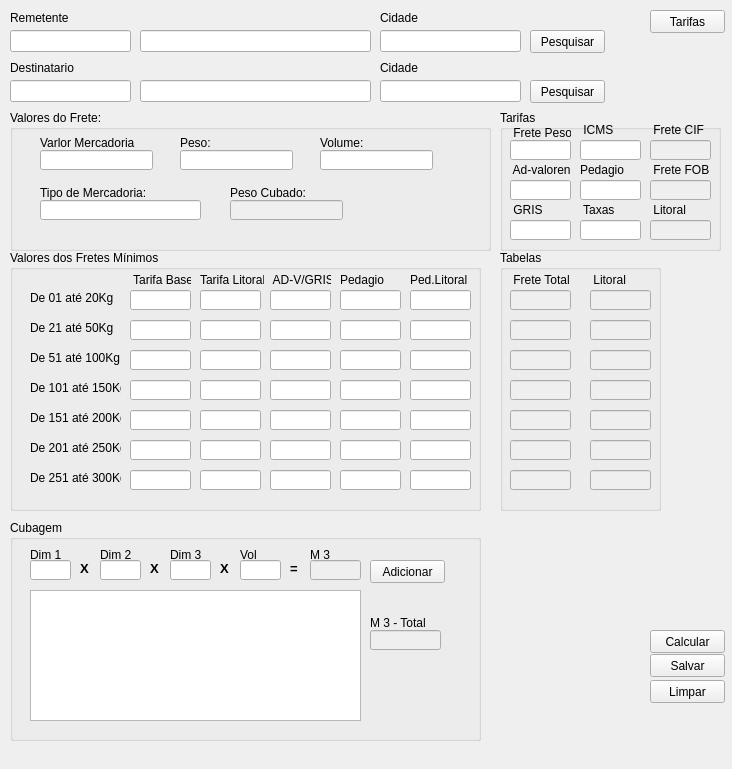
<?xml version="1.0" encoding="UTF-8"?>
<ui version="4.0">
 <class>MainWindow</class>
 <widget class="QMainWindow" name="MainWindow">
  <property name="geometry">
   <rect>
    <x>0</x>
    <y>0</y>
    <width>732</width>
    <height>769</height>
   </rect>
  </property>
  <property name="windowTitle">
   <string>MainWindow</string>
  </property>
  <widget class="QWidget" name="centralwidget">
   <widget class="QGroupBox" name="gBox_valores">
    <property name="geometry">
     <rect>
      <x>10</x>
      <y>110</y>
      <width>481</width>
      <height>141</height>
     </rect>
    </property>
    <property name="title">
     <string>Valores do Frete:</string>
    </property>
    <widget class="QLineEdit" name="edt_valor_merc">
     <property name="geometry">
      <rect>
       <x>30</x>
       <y>40</y>
       <width>113</width>
       <height>20</height>
      </rect>
     </property>
    </widget>
    <widget class="QLineEdit" name="edt_peso">
     <property name="geometry">
      <rect>
       <x>170</x>
       <y>40</y>
       <width>113</width>
       <height>20</height>
      </rect>
     </property>
    </widget>
    <widget class="QLineEdit" name="edt_volume">
     <property name="geometry">
      <rect>
       <x>310</x>
       <y>40</y>
       <width>113</width>
       <height>20</height>
      </rect>
     </property>
    </widget>
    <widget class="QLineEdit" name="edit_tipo_merc">
     <property name="geometry">
      <rect>
       <x>30</x>
       <y>90</y>
       <width>161</width>
       <height>20</height>
      </rect>
     </property>
    </widget>
    <widget class="QLineEdit" name="edit_peso_cubo">
     <property name="enabled">
      <bool>false</bool>
     </property>
     <property name="geometry">
      <rect>
       <x>220</x>
       <y>90</y>
       <width>113</width>
       <height>20</height>
      </rect>
     </property>
    </widget>
    <widget class="QLabel" name="label_21">
     <property name="geometry">
      <rect>
       <x>30</x>
       <y>25</y>
       <width>111</width>
       <height>16</height>
      </rect>
     </property>
     <property name="text">
      <string>Varlor Mercadoria</string>
     </property>
    </widget>
    <widget class="QLabel" name="label_22">
     <property name="geometry">
      <rect>
       <x>170</x>
       <y>25</y>
       <width>111</width>
       <height>16</height>
      </rect>
     </property>
     <property name="text">
      <string>Peso:</string>
     </property>
    </widget>
    <widget class="QLabel" name="label_23">
     <property name="geometry">
      <rect>
       <x>310</x>
       <y>25</y>
       <width>111</width>
       <height>16</height>
      </rect>
     </property>
     <property name="text">
      <string>Volume:</string>
     </property>
    </widget>
    <widget class="QLabel" name="label_24">
     <property name="geometry">
      <rect>
       <x>30</x>
       <y>75</y>
       <width>111</width>
       <height>16</height>
      </rect>
     </property>
     <property name="text">
      <string>Tipo de Mercadoria:</string>
     </property>
    </widget>
    <widget class="QLabel" name="label_25">
     <property name="geometry">
      <rect>
       <x>220</x>
       <y>75</y>
       <width>111</width>
       <height>16</height>
      </rect>
     </property>
     <property name="text">
      <string>Peso Cubado:</string>
     </property>
    </widget>
   </widget>
   <widget class="QGroupBox" name="gBox_tarifas">
    <property name="geometry">
     <rect>
      <x>500</x>
      <y>110</y>
      <width>221</width>
      <height>141</height>
     </rect>
    </property>
    <property name="title">
     <string>Tarifas</string>
    </property>
    <widget class="QLineEdit" name="edt_fpeso">
     <property name="geometry">
      <rect>
       <x>10</x>
       <y>30</y>
       <width>61</width>
       <height>20</height>
      </rect>
     </property>
    </widget>
    <widget class="QLineEdit" name="edt_ad">
     <property name="geometry">
      <rect>
       <x>10</x>
       <y>70</y>
       <width>61</width>
       <height>20</height>
      </rect>
     </property>
    </widget>
    <widget class="QLineEdit" name="edt_gris">
     <property name="geometry">
      <rect>
       <x>10</x>
       <y>110</y>
       <width>61</width>
       <height>20</height>
      </rect>
     </property>
    </widget>
    <widget class="QLineEdit" name="edt_taxas">
     <property name="geometry">
      <rect>
       <x>80</x>
       <y>110</y>
       <width>61</width>
       <height>20</height>
      </rect>
     </property>
    </widget>
    <widget class="QLineEdit" name="edt_icms">
     <property name="geometry">
      <rect>
       <x>80</x>
       <y>30</y>
       <width>61</width>
       <height>20</height>
      </rect>
     </property>
    </widget>
    <widget class="QLineEdit" name="edt_frete_cif">
     <property name="enabled">
      <bool>false</bool>
     </property>
     <property name="geometry">
      <rect>
       <x>150</x>
       <y>30</y>
       <width>61</width>
       <height>20</height>
      </rect>
     </property>
    </widget>
    <widget class="QLineEdit" name="edt_frete_fob">
     <property name="enabled">
      <bool>false</bool>
     </property>
     <property name="geometry">
      <rect>
       <x>150</x>
       <y>70</y>
       <width>61</width>
       <height>20</height>
      </rect>
     </property>
    </widget>
    <widget class="QLineEdit" name="edt_frete_litoral">
     <property name="enabled">
      <bool>false</bool>
     </property>
     <property name="geometry">
      <rect>
       <x>150</x>
       <y>110</y>
       <width>61</width>
       <height>20</height>
      </rect>
     </property>
    </widget>
    <widget class="QLabel" name="label_37">
     <property name="geometry">
      <rect>
       <x>10</x>
       <y>13</y>
       <width>61</width>
       <height>20</height>
      </rect>
     </property>
     <property name="text">
      <string> Frete Peso</string>
     </property>
    </widget>
    <widget class="QLabel" name="label_38">
     <property name="geometry">
      <rect>
       <x>10</x>
       <y>50</y>
       <width>61</width>
       <height>20</height>
      </rect>
     </property>
     <property name="text">
      <string> Ad-valoren</string>
     </property>
    </widget>
    <widget class="QLabel" name="label_41">
     <property name="geometry">
      <rect>
       <x>10</x>
       <y>90</y>
       <width>61</width>
       <height>20</height>
      </rect>
     </property>
     <property name="text">
      <string> GRIS</string>
     </property>
    </widget>
    <widget class="QLabel" name="label_42">
     <property name="geometry">
      <rect>
       <x>80</x>
       <y>90</y>
       <width>61</width>
       <height>20</height>
      </rect>
     </property>
     <property name="text">
      <string> Taxas</string>
     </property>
    </widget>
    <widget class="QLabel" name="label_43">
     <property name="geometry">
      <rect>
       <x>80</x>
       <y>10</y>
       <width>61</width>
       <height>20</height>
      </rect>
     </property>
     <property name="text">
      <string> ICMS</string>
     </property>
    </widget>
    <widget class="QLabel" name="label_44">
     <property name="geometry">
      <rect>
       <x>150</x>
       <y>10</y>
       <width>61</width>
       <height>20</height>
      </rect>
     </property>
     <property name="text">
      <string> Frete CIF</string>
     </property>
    </widget>
    <widget class="QLabel" name="label_45">
     <property name="geometry">
      <rect>
       <x>150</x>
       <y>50</y>
       <width>61</width>
       <height>20</height>
      </rect>
     </property>
     <property name="text">
      <string> Frete FOB</string>
     </property>
    </widget>
    <widget class="QLabel" name="label_46">
     <property name="geometry">
      <rect>
       <x>150</x>
       <y>90</y>
       <width>61</width>
       <height>20</height>
      </rect>
     </property>
     <property name="text">
      <string> Litoral</string>
     </property>
    </widget>
    <widget class="QLineEdit" name="edt_pedag">
     <property name="geometry">
      <rect>
       <x>80</x>
       <y>70</y>
       <width>61</width>
       <height>20</height>
      </rect>
     </property>
    </widget>
    <widget class="QLabel" name="label_47">
     <property name="geometry">
      <rect>
       <x>80</x>
       <y>50</y>
       <width>61</width>
       <height>20</height>
      </rect>
     </property>
     <property name="text">
      <string>Pedagio</string>
     </property>
    </widget>
   </widget>
   <widget class="QPushButton" name="btn_salvar">
    <property name="geometry">
     <rect>
      <x>650</x>
      <y>654</y>
      <width>75</width>
      <height>23</height>
     </rect>
    </property>
    <property name="text">
     <string>Salvar</string>
    </property>
   </widget>
   <widget class="QPushButton" name="btn_limpa">
    <property name="geometry">
     <rect>
      <x>650</x>
      <y>680</y>
      <width>75</width>
      <height>23</height>
     </rect>
    </property>
    <property name="text">
     <string>Limpar</string>
    </property>
   </widget>
   <widget class="QPushButton" name="btn_calcula">
    <property name="geometry">
     <rect>
      <x>650</x>
      <y>630</y>
      <width>75</width>
      <height>23</height>
     </rect>
    </property>
    <property name="text">
     <string>Calcular</string>
    </property>
   </widget>
   <widget class="QGroupBox" name="gBox_cubagem">
    <property name="geometry">
     <rect>
      <x>10</x>
      <y>520</y>
      <width>471</width>
      <height>221</height>
     </rect>
    </property>
    <property name="title">
     <string>Cubagem</string>
    </property>
    <widget class="QLineEdit" name="edit_vol">
     <property name="geometry">
      <rect>
       <x>230</x>
       <y>40</y>
       <width>41</width>
       <height>20</height>
      </rect>
     </property>
    </widget>
    <widget class="QLineEdit" name="edt_total_m3">
     <property name="enabled">
      <bool>false</bool>
     </property>
     <property name="geometry">
      <rect>
       <x>360</x>
       <y>110</y>
       <width>71</width>
       <height>20</height>
      </rect>
     </property>
     <property name="acceptDrops">
      <bool>true</bool>
     </property>
     <property name="toolTip">
      <string/>
     </property>
     <property name="statusTip">
      <string/>
     </property>
    </widget>
    <widget class="QLabel" name="label_20">
     <property name="geometry">
      <rect>
       <x>230</x>
       <y>28</y>
       <width>47</width>
       <height>13</height>
      </rect>
     </property>
     <property name="text">
      <string>Vol</string>
     </property>
    </widget>
    <widget class="QLabel" name="label_26">
     <property name="geometry">
      <rect>
       <x>300</x>
       <y>28</y>
       <width>47</width>
       <height>13</height>
      </rect>
     </property>
     <property name="text">
      <string>M 3</string>
     </property>
    </widget>
    <widget class="QPushButton" name="btn_adicionar">
     <property name="geometry">
      <rect>
       <x>360</x>
       <y>40</y>
       <width>75</width>
       <height>23</height>
      </rect>
     </property>
     <property name="text">
      <string>Adicionar</string>
     </property>
    </widget>
    <widget class="QLabel" name="label_27">
     <property name="geometry">
      <rect>
       <x>360</x>
       <y>95</y>
       <width>61</width>
       <height>16</height>
      </rect>
     </property>
     <property name="text">
      <string>M 3 - Total</string>
     </property>
    </widget>
    <widget class="QLabel" name="label_28">
     <property name="geometry">
      <rect>
       <x>20</x>
       <y>28</y>
       <width>47</width>
       <height>13</height>
      </rect>
     </property>
     <property name="text">
      <string>Dim 1</string>
     </property>
    </widget>
    <widget class="QLabel" name="label_29">
     <property name="geometry">
      <rect>
       <x>90</x>
       <y>28</y>
       <width>47</width>
       <height>13</height>
      </rect>
     </property>
     <property name="text">
      <string>Dim 2</string>
     </property>
    </widget>
    <widget class="QLabel" name="label_30">
     <property name="geometry">
      <rect>
       <x>160</x>
       <y>28</y>
       <width>47</width>
       <height>13</height>
      </rect>
     </property>
     <property name="text">
      <string>Dim 3</string>
     </property>
    </widget>
    <widget class="QLineEdit" name="edt_dim1">
     <property name="geometry">
      <rect>
       <x>20</x>
       <y>40</y>
       <width>41</width>
       <height>20</height>
      </rect>
     </property>
    </widget>
    <widget class="QLineEdit" name="edit_resultado_m3">
     <property name="enabled">
      <bool>false</bool>
     </property>
     <property name="geometry">
      <rect>
       <x>300</x>
       <y>40</y>
       <width>51</width>
       <height>20</height>
      </rect>
     </property>
    </widget>
    <widget class="QTableView" name="tableView_2">
     <property name="geometry">
      <rect>
       <x>20</x>
       <y>70</y>
       <width>331</width>
       <height>131</height>
      </rect>
     </property>
    </widget>
    <widget class="QLineEdit" name="edt_dim2">
     <property name="geometry">
      <rect>
       <x>90</x>
       <y>40</y>
       <width>41</width>
       <height>20</height>
      </rect>
     </property>
    </widget>
    <widget class="QLineEdit" name="edt_dim3">
     <property name="geometry">
      <rect>
       <x>160</x>
       <y>40</y>
       <width>41</width>
       <height>20</height>
      </rect>
     </property>
    </widget>
    <widget class="QLabel" name="label_12">
     <property name="geometry">
      <rect>
       <x>210</x>
       <y>40</y>
       <width>16</width>
       <height>16</height>
      </rect>
     </property>
     <property name="font">
      <font>
       <pointsize>10</pointsize>
       <weight>75</weight>
       <bold>true</bold>
      </font>
     </property>
     <property name="text">
      <string>X</string>
     </property>
    </widget>
    <widget class="QLabel" name="label_11">
     <property name="geometry">
      <rect>
       <x>140</x>
       <y>40</y>
       <width>16</width>
       <height>16</height>
      </rect>
     </property>
     <property name="font">
      <font>
       <pointsize>10</pointsize>
       <weight>75</weight>
       <bold>true</bold>
      </font>
     </property>
     <property name="text">
      <string>X</string>
     </property>
    </widget>
    <widget class="QLabel" name="label_10">
     <property name="geometry">
      <rect>
       <x>70</x>
       <y>40</y>
       <width>16</width>
       <height>16</height>
      </rect>
     </property>
     <property name="font">
      <font>
       <pointsize>10</pointsize>
       <weight>75</weight>
       <bold>true</bold>
      </font>
     </property>
     <property name="text">
      <string>X</string>
     </property>
    </widget>
    <widget class="QLabel" name="label_13">
     <property name="geometry">
      <rect>
       <x>280</x>
       <y>40</y>
       <width>16</width>
       <height>16</height>
      </rect>
     </property>
     <property name="font">
      <font>
       <pointsize>10</pointsize>
       <weight>75</weight>
       <bold>true</bold>
      </font>
     </property>
     <property name="text">
      <string>=</string>
     </property>
    </widget>
   </widget>
   <widget class="QGroupBox" name="gBox_taxasMininas">
    <property name="geometry">
     <rect>
      <x>10</x>
      <y>250</y>
      <width>471</width>
      <height>261</height>
     </rect>
    </property>
    <property name="title">
     <string>Valores dos Fretes Mínimos</string>
    </property>
    <widget class="QLineEdit" name="edt_ad_gris_250">
     <property name="geometry">
      <rect>
       <x>260</x>
       <y>190</y>
       <width>61</width>
       <height>20</height>
      </rect>
     </property>
    </widget>
    <widget class="QLineEdit" name="edt_base_100">
     <property name="geometry">
      <rect>
       <x>120</x>
       <y>100</y>
       <width>61</width>
       <height>20</height>
      </rect>
     </property>
    </widget>
    <widget class="QLineEdit" name="edt_pedagio_50">
     <property name="geometry">
      <rect>
       <x>330</x>
       <y>70</y>
       <width>61</width>
       <height>20</height>
      </rect>
     </property>
    </widget>
    <widget class="QLineEdit" name="edt_base_lit_200">
     <property name="geometry">
      <rect>
       <x>190</x>
       <y>160</y>
       <width>61</width>
       <height>20</height>
      </rect>
     </property>
    </widget>
    <widget class="QLineEdit" name="edt_pedagio_100">
     <property name="geometry">
      <rect>
       <x>330</x>
       <y>100</y>
       <width>61</width>
       <height>20</height>
      </rect>
     </property>
    </widget>
    <widget class="QLineEdit" name="edt_ad_gris_150">
     <property name="geometry">
      <rect>
       <x>260</x>
       <y>130</y>
       <width>61</width>
       <height>20</height>
      </rect>
     </property>
    </widget>
    <widget class="QLineEdit" name="edt_base_lit_20">
     <property name="geometry">
      <rect>
       <x>190</x>
       <y>40</y>
       <width>61</width>
       <height>20</height>
      </rect>
     </property>
    </widget>
    <widget class="QLineEdit" name="edt_base_250">
     <property name="geometry">
      <rect>
       <x>120</x>
       <y>190</y>
       <width>61</width>
       <height>20</height>
      </rect>
     </property>
    </widget>
    <widget class="QLineEdit" name="edt_base_200">
     <property name="geometry">
      <rect>
       <x>120</x>
       <y>160</y>
       <width>61</width>
       <height>20</height>
      </rect>
     </property>
    </widget>
    <widget class="QLineEdit" name="edt_base_lit_50">
     <property name="geometry">
      <rect>
       <x>190</x>
       <y>70</y>
       <width>61</width>
       <height>20</height>
      </rect>
     </property>
    </widget>
    <widget class="QLineEdit" name="edt_base_20">
     <property name="geometry">
      <rect>
       <x>120</x>
       <y>40</y>
       <width>61</width>
       <height>20</height>
      </rect>
     </property>
    </widget>
    <widget class="QLineEdit" name="edt_pedagio_20">
     <property name="geometry">
      <rect>
       <x>330</x>
       <y>40</y>
       <width>61</width>
       <height>20</height>
      </rect>
     </property>
    </widget>
    <widget class="QLineEdit" name="edt_base_lit_100">
     <property name="geometry">
      <rect>
       <x>190</x>
       <y>100</y>
       <width>61</width>
       <height>20</height>
      </rect>
     </property>
    </widget>
    <widget class="QLineEdit" name="edt_pedagio_150">
     <property name="geometry">
      <rect>
       <x>330</x>
       <y>130</y>
       <width>61</width>
       <height>20</height>
      </rect>
     </property>
    </widget>
    <widget class="QLineEdit" name="edt_ad_gris_200">
     <property name="geometry">
      <rect>
       <x>260</x>
       <y>160</y>
       <width>61</width>
       <height>20</height>
      </rect>
     </property>
    </widget>
    <widget class="QLineEdit" name="edt_ad_gris_50">
     <property name="geometry">
      <rect>
       <x>260</x>
       <y>70</y>
       <width>61</width>
       <height>20</height>
      </rect>
     </property>
    </widget>
    <widget class="QLineEdit" name="edt_base_lit_300">
     <property name="geometry">
      <rect>
       <x>190</x>
       <y>220</y>
       <width>61</width>
       <height>20</height>
      </rect>
     </property>
    </widget>
    <widget class="QLineEdit" name="edt_base_150">
     <property name="geometry">
      <rect>
       <x>120</x>
       <y>130</y>
       <width>61</width>
       <height>20</height>
      </rect>
     </property>
    </widget>
    <widget class="QLineEdit" name="edt_pedagio_200">
     <property name="geometry">
      <rect>
       <x>330</x>
       <y>160</y>
       <width>61</width>
       <height>20</height>
      </rect>
     </property>
    </widget>
    <widget class="QLineEdit" name="edt_base_50">
     <property name="geometry">
      <rect>
       <x>120</x>
       <y>70</y>
       <width>61</width>
       <height>20</height>
      </rect>
     </property>
    </widget>
    <widget class="QLineEdit" name="edt_ad_gris_100">
     <property name="geometry">
      <rect>
       <x>260</x>
       <y>100</y>
       <width>61</width>
       <height>20</height>
      </rect>
     </property>
    </widget>
    <widget class="QLineEdit" name="edt_pedagio_250">
     <property name="geometry">
      <rect>
       <x>330</x>
       <y>190</y>
       <width>61</width>
       <height>20</height>
      </rect>
     </property>
    </widget>
    <widget class="QLineEdit" name="edt_pedagio_300">
     <property name="geometry">
      <rect>
       <x>330</x>
       <y>220</y>
       <width>61</width>
       <height>20</height>
      </rect>
     </property>
    </widget>
    <widget class="QLineEdit" name="edt_ad_gris_20">
     <property name="geometry">
      <rect>
       <x>260</x>
       <y>40</y>
       <width>61</width>
       <height>20</height>
      </rect>
     </property>
    </widget>
    <widget class="QLineEdit" name="edt_base_lit_150">
     <property name="geometry">
      <rect>
       <x>190</x>
       <y>130</y>
       <width>61</width>
       <height>20</height>
      </rect>
     </property>
    </widget>
    <widget class="QLineEdit" name="edt_ad_gris_300">
     <property name="geometry">
      <rect>
       <x>260</x>
       <y>220</y>
       <width>61</width>
       <height>20</height>
      </rect>
     </property>
    </widget>
    <widget class="QLineEdit" name="edt_base_lit_250">
     <property name="geometry">
      <rect>
       <x>190</x>
       <y>190</y>
       <width>61</width>
       <height>20</height>
      </rect>
     </property>
    </widget>
    <widget class="QLineEdit" name="edt_base_300">
     <property name="geometry">
      <rect>
       <x>120</x>
       <y>220</y>
       <width>61</width>
       <height>20</height>
      </rect>
     </property>
    </widget>
    <widget class="QLabel" name="label_33">
     <property name="geometry">
      <rect>
       <x>120</x>
       <y>20</y>
       <width>61</width>
       <height>20</height>
      </rect>
     </property>
     <property name="text">
      <string> Tarifa Base</string>
     </property>
    </widget>
    <widget class="QLabel" name="label_48">
     <property name="geometry">
      <rect>
       <x>260</x>
       <y>20</y>
       <width>61</width>
       <height>20</height>
      </rect>
     </property>
     <property name="text">
      <string> AD-V/GRIS</string>
     </property>
    </widget>
    <widget class="QLabel" name="label_49">
     <property name="geometry">
      <rect>
       <x>190</x>
       <y>20</y>
       <width>64</width>
       <height>20</height>
      </rect>
     </property>
     <property name="text">
      <string>Tarifa Litoral</string>
     </property>
    </widget>
    <widget class="QLabel" name="label_50">
     <property name="geometry">
      <rect>
       <x>330</x>
       <y>20</y>
       <width>61</width>
       <height>20</height>
      </rect>
     </property>
     <property name="text">
      <string>Pedagio</string>
     </property>
    </widget>
    <widget class="QLabel" name="desc_20">
     <property name="geometry">
      <rect>
       <x>20</x>
       <y>40</y>
       <width>91</width>
       <height>16</height>
      </rect>
     </property>
     <property name="text">
      <string>De 01 até 20Kg</string>
     </property>
    </widget>
    <widget class="QLabel" name="desc_150">
     <property name="geometry">
      <rect>
       <x>20</x>
       <y>130</y>
       <width>91</width>
       <height>16</height>
      </rect>
     </property>
     <property name="text">
      <string>De 101 até 150Kg</string>
     </property>
    </widget>
    <widget class="QLabel" name="desc_100">
     <property name="geometry">
      <rect>
       <x>20</x>
       <y>100</y>
       <width>91</width>
       <height>16</height>
      </rect>
     </property>
     <property name="text">
      <string>De 51 até 100Kg</string>
     </property>
    </widget>
    <widget class="QLabel" name="desc_300">
     <property name="geometry">
      <rect>
       <x>20</x>
       <y>220</y>
       <width>91</width>
       <height>16</height>
      </rect>
     </property>
     <property name="text">
      <string>De 251 até 300Kg</string>
     </property>
    </widget>
    <widget class="QLabel" name="desc_50">
     <property name="geometry">
      <rect>
       <x>20</x>
       <y>70</y>
       <width>91</width>
       <height>16</height>
      </rect>
     </property>
     <property name="text">
      <string>De 21 até 50Kg</string>
     </property>
    </widget>
    <widget class="QLabel" name="desc_250">
     <property name="geometry">
      <rect>
       <x>20</x>
       <y>190</y>
       <width>91</width>
       <height>16</height>
      </rect>
     </property>
     <property name="text">
      <string>De 201 até 250Kg</string>
     </property>
    </widget>
    <widget class="QLabel" name="desc_200">
     <property name="geometry">
      <rect>
       <x>20</x>
       <y>160</y>
       <width>91</width>
       <height>16</height>
      </rect>
     </property>
     <property name="text">
      <string>De 151 até 200Kg</string>
     </property>
    </widget>
    <widget class="QLineEdit" name="edt_pedLitoral_50">
     <property name="geometry">
      <rect>
       <x>400</x>
       <y>70</y>
       <width>61</width>
       <height>20</height>
      </rect>
     </property>
    </widget>
    <widget class="QLineEdit" name="edt_pedLitoral_250">
     <property name="geometry">
      <rect>
       <x>400</x>
       <y>190</y>
       <width>61</width>
       <height>20</height>
      </rect>
     </property>
    </widget>
    <widget class="QLabel" name="label_53">
     <property name="geometry">
      <rect>
       <x>400</x>
       <y>20</y>
       <width>61</width>
       <height>20</height>
      </rect>
     </property>
     <property name="text">
      <string>Ped.Litoral</string>
     </property>
    </widget>
    <widget class="QLineEdit" name="edt_pedLitoral_300">
     <property name="geometry">
      <rect>
       <x>400</x>
       <y>220</y>
       <width>61</width>
       <height>20</height>
      </rect>
     </property>
    </widget>
    <widget class="QLineEdit" name="edt_pedLitoral_20">
     <property name="geometry">
      <rect>
       <x>400</x>
       <y>40</y>
       <width>61</width>
       <height>20</height>
      </rect>
     </property>
    </widget>
    <widget class="QLineEdit" name="edt_pedLitoral_200">
     <property name="geometry">
      <rect>
       <x>400</x>
       <y>160</y>
       <width>61</width>
       <height>20</height>
      </rect>
     </property>
    </widget>
    <widget class="QLineEdit" name="edt_pedLitoral_150">
     <property name="geometry">
      <rect>
       <x>400</x>
       <y>130</y>
       <width>61</width>
       <height>20</height>
      </rect>
     </property>
    </widget>
    <widget class="QLineEdit" name="edt_pedLitoral_100">
     <property name="geometry">
      <rect>
       <x>400</x>
       <y>100</y>
       <width>61</width>
       <height>20</height>
      </rect>
     </property>
    </widget>
   </widget>
   <widget class="QGroupBox" name="gBox_tabelas">
    <property name="geometry">
     <rect>
      <x>500</x>
      <y>250</y>
      <width>161</width>
      <height>261</height>
     </rect>
    </property>
    <property name="title">
     <string>Tabelas</string>
    </property>
    <widget class="QLineEdit" name="edt_litoral_100">
     <property name="enabled">
      <bool>false</bool>
     </property>
     <property name="geometry">
      <rect>
       <x>90</x>
       <y>100</y>
       <width>61</width>
       <height>20</height>
      </rect>
     </property>
    </widget>
    <widget class="QLineEdit" name="edt_litoral_200">
     <property name="enabled">
      <bool>false</bool>
     </property>
     <property name="geometry">
      <rect>
       <x>90</x>
       <y>160</y>
       <width>61</width>
       <height>20</height>
      </rect>
     </property>
    </widget>
    <widget class="QLineEdit" name="edt_litoral_300">
     <property name="enabled">
      <bool>false</bool>
     </property>
     <property name="geometry">
      <rect>
       <x>90</x>
       <y>220</y>
       <width>61</width>
       <height>20</height>
      </rect>
     </property>
    </widget>
    <widget class="QLineEdit" name="edt_ftotal_200">
     <property name="enabled">
      <bool>false</bool>
     </property>
     <property name="geometry">
      <rect>
       <x>10</x>
       <y>160</y>
       <width>61</width>
       <height>20</height>
      </rect>
     </property>
    </widget>
    <widget class="QLineEdit" name="edt_litoral_250">
     <property name="enabled">
      <bool>false</bool>
     </property>
     <property name="geometry">
      <rect>
       <x>90</x>
       <y>190</y>
       <width>61</width>
       <height>20</height>
      </rect>
     </property>
    </widget>
    <widget class="QLabel" name="label_51">
     <property name="geometry">
      <rect>
       <x>90</x>
       <y>20</y>
       <width>61</width>
       <height>20</height>
      </rect>
     </property>
     <property name="text">
      <string> Litoral</string>
     </property>
    </widget>
    <widget class="QLineEdit" name="edt_ftotal_300">
     <property name="enabled">
      <bool>false</bool>
     </property>
     <property name="geometry">
      <rect>
       <x>10</x>
       <y>220</y>
       <width>61</width>
       <height>20</height>
      </rect>
     </property>
    </widget>
    <widget class="QLineEdit" name="edt_litoral_150">
     <property name="enabled">
      <bool>false</bool>
     </property>
     <property name="geometry">
      <rect>
       <x>90</x>
       <y>130</y>
       <width>61</width>
       <height>20</height>
      </rect>
     </property>
    </widget>
    <widget class="QLineEdit" name="edt_litoral_50">
     <property name="enabled">
      <bool>false</bool>
     </property>
     <property name="geometry">
      <rect>
       <x>90</x>
       <y>70</y>
       <width>61</width>
       <height>20</height>
      </rect>
     </property>
    </widget>
    <widget class="QLabel" name="label_52">
     <property name="geometry">
      <rect>
       <x>10</x>
       <y>20</y>
       <width>71</width>
       <height>20</height>
      </rect>
     </property>
     <property name="text">
      <string> Frete Total</string>
     </property>
    </widget>
    <widget class="QLineEdit" name="edt_ftotal_20">
     <property name="enabled">
      <bool>false</bool>
     </property>
     <property name="geometry">
      <rect>
       <x>10</x>
       <y>40</y>
       <width>61</width>
       <height>20</height>
      </rect>
     </property>
    </widget>
    <widget class="QLineEdit" name="edt_ftotal_100">
     <property name="enabled">
      <bool>false</bool>
     </property>
     <property name="geometry">
      <rect>
       <x>10</x>
       <y>100</y>
       <width>61</width>
       <height>20</height>
      </rect>
     </property>
    </widget>
    <widget class="QLineEdit" name="edt_ftotal_150">
     <property name="enabled">
      <bool>false</bool>
     </property>
     <property name="geometry">
      <rect>
       <x>10</x>
       <y>130</y>
       <width>61</width>
       <height>20</height>
      </rect>
     </property>
    </widget>
    <widget class="QLineEdit" name="edt_ftotal_250">
     <property name="enabled">
      <bool>false</bool>
     </property>
     <property name="geometry">
      <rect>
       <x>10</x>
       <y>190</y>
       <width>61</width>
       <height>20</height>
      </rect>
     </property>
    </widget>
    <widget class="QLineEdit" name="edt_litoral_20">
     <property name="enabled">
      <bool>false</bool>
     </property>
     <property name="geometry">
      <rect>
       <x>90</x>
       <y>40</y>
       <width>61</width>
       <height>20</height>
      </rect>
     </property>
    </widget>
    <widget class="QLineEdit" name="edt_ftotal_50">
     <property name="enabled">
      <bool>false</bool>
     </property>
     <property name="geometry">
      <rect>
       <x>10</x>
       <y>70</y>
       <width>61</width>
       <height>20</height>
      </rect>
     </property>
    </widget>
   </widget>
   <widget class="QLabel" name="label">
    <property name="geometry">
     <rect>
      <x>10</x>
      <y>10</y>
      <width>151</width>
      <height>16</height>
     </rect>
    </property>
    <property name="text">
     <string>Remetente</string>
    </property>
   </widget>
   <widget class="QLabel" name="label_2">
    <property name="geometry">
     <rect>
      <x>10</x>
      <y>60</y>
      <width>151</width>
      <height>16</height>
     </rect>
    </property>
    <property name="text">
     <string>Destinatario</string>
    </property>
   </widget>
   <widget class="QLineEdit" name="edt_rem_cnpj">
    <property name="geometry">
     <rect>
      <x>10</x>
      <y>30</y>
      <width>121</width>
      <height>22</height>
     </rect>
    </property>
    <property name="text">
     <string/>
    </property>
   </widget>
   <widget class="QLineEdit" name="edt_rem_desc">
    <property name="geometry">
     <rect>
      <x>140</x>
      <y>30</y>
      <width>231</width>
      <height>22</height>
     </rect>
    </property>
   </widget>
   <widget class="QLineEdit" name="edt_dest_cnpj">
    <property name="geometry">
     <rect>
      <x>10</x>
      <y>80</y>
      <width>121</width>
      <height>22</height>
     </rect>
    </property>
    <property name="text">
     <string/>
    </property>
   </widget>
   <widget class="QLineEdit" name="edt_dest_desc">
    <property name="geometry">
     <rect>
      <x>140</x>
      <y>80</y>
      <width>231</width>
      <height>22</height>
     </rect>
    </property>
   </widget>
   <widget class="QLabel" name="label_3">
    <property name="geometry">
     <rect>
      <x>380</x>
      <y>60</y>
      <width>151</width>
      <height>16</height>
     </rect>
    </property>
    <property name="text">
     <string>Cidade</string>
    </property>
   </widget>
   <widget class="QLineEdit" name="edt_dest_cid">
    <property name="geometry">
     <rect>
      <x>380</x>
      <y>80</y>
      <width>141</width>
      <height>22</height>
     </rect>
    </property>
    <property name="text">
     <string/>
    </property>
   </widget>
   <widget class="QLabel" name="label_4">
    <property name="geometry">
     <rect>
      <x>380</x>
      <y>10</y>
      <width>151</width>
      <height>16</height>
     </rect>
    </property>
    <property name="text">
     <string>Cidade</string>
    </property>
   </widget>
   <widget class="QLineEdit" name="edt_rem_cid">
    <property name="geometry">
     <rect>
      <x>380</x>
      <y>30</y>
      <width>141</width>
      <height>22</height>
     </rect>
    </property>
    <property name="text">
     <string/>
    </property>
   </widget>
   <widget class="QPushButton" name="btn_rem_pesq">
    <property name="geometry">
     <rect>
      <x>530</x>
      <y>30</y>
      <width>75</width>
      <height>23</height>
     </rect>
    </property>
    <property name="text">
     <string>Pesquisar</string>
    </property>
   </widget>
   <widget class="QPushButton" name="btn_dest_pesq">
    <property name="geometry">
     <rect>
      <x>530</x>
      <y>80</y>
      <width>75</width>
      <height>23</height>
     </rect>
    </property>
    <property name="text">
     <string>Pesquisar</string>
    </property>
   </widget>
   <widget class="QPushButton" name="btn_tarifa">
    <property name="geometry">
     <rect>
      <x>650</x>
      <y>10</y>
      <width>75</width>
      <height>23</height>
     </rect>
    </property>
    <property name="text">
     <string>Tarifas</string>
    </property>
   </widget>
  </widget>
  <widget class="QMenuBar" name="menubar">
   <property name="geometry">
    <rect>
     <x>0</x>
     <y>0</y>
     <width>732</width>
     <height>21</height>
    </rect>
   </property>
  </widget>
 </widget>
 <resources/>
 <connections/>
</ui>
